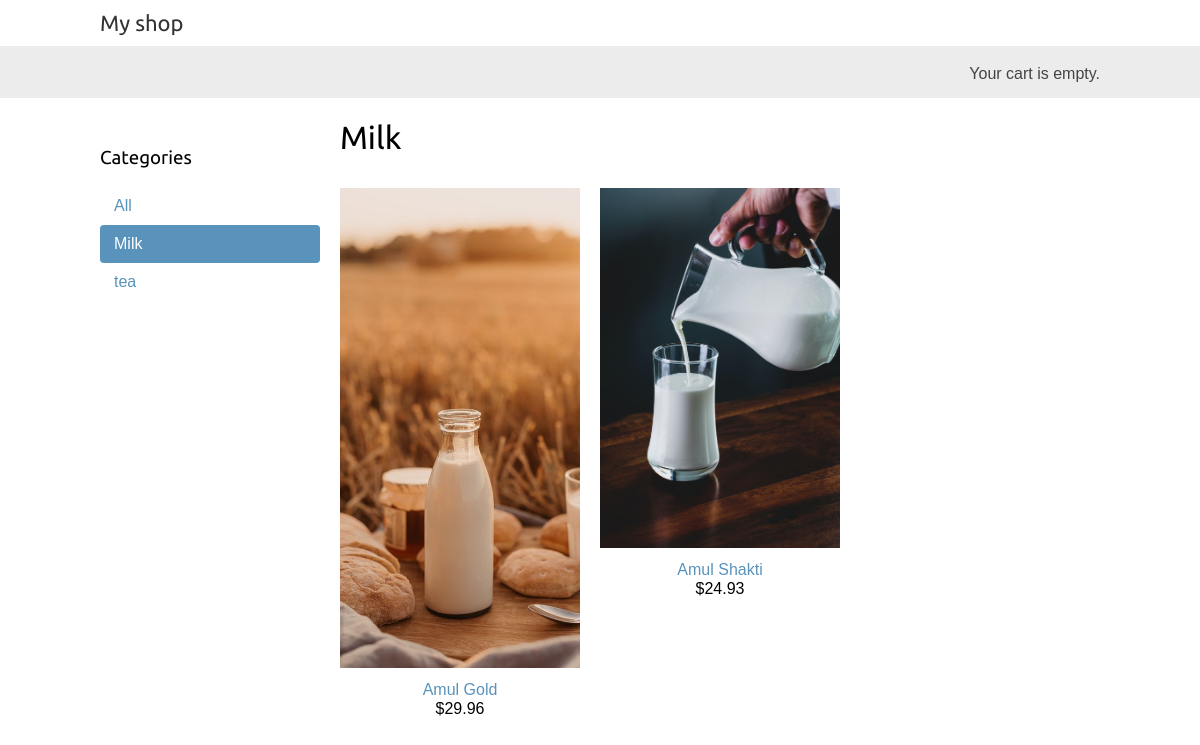
Page /milk/ on the committed database.
### shop/models.py (models this page shows, shortened)
class Category(models.Model):
    name = models.CharField(max_length=200)
    slug = models.SlugField(max_length=200,unique=True)
    class Meta:
        ordering = ['name']
        indexes = [
            models.Index(fields=['name']),
            ]
        verbose_name = 'category'
        verbose_name_plural = 'categories'
    def get_absolute_url(self):
        return reverse('shop:product_list_by_category',
                       args=[self.slug]
        )

class Product(models.Model):
    category = models.ForeignKey(Category,related_name='products',on_delete=models.CASCADE)
    name = models.CharField(max_length=200)
    slug = models.SlugField(max_length=200)
    image = models.ImageField(upload_to='products/%Y/%m/%d',blank=True)
    description = models.TextField(blank=True)
    price = models.DecimalField(max_digits=10,decimal_places=2)
    available = models.BooleanField(default=True)
    created = models.DateTimeField(auto_now_add=True)
    updated = models.DateTimeField(auto_now=True)
    class Meta:
        ordering = ['name']
        indexes = [
            models.Index(fields=['id', 'slug']),
            models.Index(fields=['name']),
            models.Index(fields=['-created']),
        ]
    def get_absolute_url(self):
        return reverse('shop:product_detail',
                        args=[self.id, self.slug]
        )

### shop/views.py (the view)
# urls.py: path('', views.product_list, name='product_list'),
def product_list(request,category_slug=None):
    category = None
    categories = Category.objects.all()
    products = Product.objects.filter(available=True)
    if category_slug:
        category = get_object_or_404(Category,slug=category_slug)
        products = products.filter(category=category)
    return render(request,
                  'shop/product/list.html',
                  {'category': category,
                   'categories': categories,
                   'products': products
                   }
    )

### shop/templates/shop/product/list.html (shortened to what this page needs)
{% extends "shop/base.html" %}
{% load static %}
{% block content %}
  <div id="sidebar">
    <h3>Categories</h3>
    <ul>
      <li {% if not category %}class="selected"{% endif %}>
        <a href="{% url "shop:product_list" %}">All</a>
      </li>
      {% for c in categories %}
        <li {% if category.slug == c.slug %}class="selected"{% endif %}>
          <a href="{{ c.get_absolute_url }}">{{ c.name }}</a>
        </li>
      {% endfor %}
    </ul>
  </div>
  <div id="main" class="product-list">
    <h1>{% if category %}{{ category.name }}{% else %}Products{% endif %}</h1>
    {% for product in products %}
      <div class="item">
        <a href="{{ product.get_absolute_url }}">
          <img src="{% if product.image %}{{ product.image.url }}{% else %}{% static "img/no_image.png" %}{% endif %}">
        </a>
        <a href="{{ product.get_absolute_url }}">{{ product.name }}</a>
        <br>
        ${{ product.price }}
      </div>
    {% endfor %}
  </div>
{% endblock %}

### shop/static/css/base.css (style rules this page uses)
body { margin:0; padding:0; font-family:helvetica, sans-serif; }
h1, h2, h3, h4, h5 , h6 { font-family: 'Ubuntu', sans-serif; font-weight:normal; }
a { text-decoration:none; color:#5993bb; }
#sidebar { width:220px; padding:30px 20px 0 0; float:left; }
#sidebar ul { margin:0; padding:0; }
#sidebar ul li { margin:0; list-style:none; padding:10px 14px; }
#sidebar ul li a { display:block; }
#sidebar ul li.selected { background:#5993bb; border-radius:4px; }
#sidebar ul li.selected a { color:#fff; }
#main { float:left; width: 96%; margin-right:-220px; overflow:hidden; }
.product-list .item { width:25%; padding:10px 20px 10px 0; float:left; text-align:center; line-height:1.2; }
.product-list .item img { width:100%; margin-bottom:8px; }

### rows in the picture
Category: name "Milk"
Category: name "tea"
Product: image (picture), name "Amul Gold", price "29.96"
Product: image (picture), name "Amul Shakti", price "24.93"
